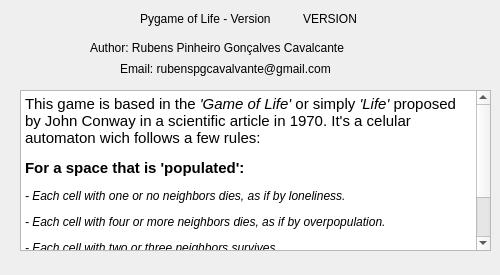
<?xml version="1.0" encoding="UTF-8"?>
<ui version="4.0">
 <class>aboutWindow</class>
 <widget class="QWidget" name="aboutWindow">
  <property name="geometry">
   <rect>
    <x>0</x>
    <y>0</y>
    <width>500</width>
    <height>275</height>
   </rect>
  </property>
  <property name="windowTitle">
   <string>Form</string>
  </property>
  <widget class="QLabel" name="label_2">
   <property name="geometry">
    <rect>
     <x>90</x>
     <y>40</y>
     <width>321</width>
     <height>16</height>
    </rect>
   </property>
   <property name="text">
    <string>Author: Rubens Pinheiro Gonçalves Cavalcante</string>
   </property>
  </widget>
  <widget class="QLabel" name="version">
   <property name="geometry">
    <rect>
     <x>303</x>
     <y>10</y>
     <width>61</width>
     <height>17</height>
    </rect>
   </property>
   <property name="text">
    <string>VERSION</string>
   </property>
  </widget>
  <widget class="QLabel" name="label">
   <property name="geometry">
    <rect>
     <x>140</x>
     <y>10</y>
     <width>162</width>
     <height>17</height>
    </rect>
   </property>
   <property name="text">
    <string>Pygame of Life - Version</string>
   </property>
  </widget>
  <widget class="QLabel" name="label_4">
   <property name="geometry">
    <rect>
     <x>120</x>
     <y>60</y>
     <width>301</width>
     <height>17</height>
    </rect>
   </property>
   <property name="text">
    <string>Email: rubenspgcavalvante@gmail.com</string>
   </property>
  </widget>
  <widget class="QTextBrowser" name="textBrowser">
   <property name="geometry">
    <rect>
     <x>20</x>
     <y>90</y>
     <width>471</width>
     <height>161</height>
    </rect>
   </property>
   <property name="html">
    <string>&lt;!DOCTYPE HTML PUBLIC &quot;-//W3C//DTD HTML 4.0//EN&quot; &quot;http://www.w3.org/TR/REC-html40/strict.dtd&quot;&gt;
&lt;html&gt;&lt;head&gt;&lt;meta name=&quot;qrichtext&quot; content=&quot;1&quot; /&gt;&lt;style type=&quot;text/css&quot;&gt;
p, li { white-space: pre-wrap; }
&lt;/style&gt;&lt;/head&gt;&lt;body style=&quot; font-family:'Ubuntu'; font-size:11pt; font-weight:400; font-style:normal;&quot;&gt;
&lt;p style=&quot; margin-top:12px; margin-bottom:12px; margin-left:0px; margin-right:0px; -qt-block-indent:0; text-indent:0px;&quot;&gt;This game is based in the &lt;span style=&quot; font-style:italic;&quot;&gt;'Game of Life' &lt;/span&gt;or simply &lt;span style=&quot; font-style:italic;&quot;&gt;'Life'&lt;/span&gt; proposed by John Conway in a scientific article in 1970. It's a celular automaton wich follows a few rules:&lt;/p&gt;
&lt;p style=&quot; margin-top:12px; margin-bottom:12px; margin-left:0px; margin-right:0px; -qt-block-indent:0; text-indent:0px;&quot;&gt;&lt;span style=&quot; font-weight:600;&quot;&gt;For a space that is 'populated':&lt;/span&gt;&lt;/p&gt;
&lt;p style=&quot; margin-top:0px; margin-bottom:0px; margin-left:0px; margin-right:0px; -qt-block-indent:0; text-indent:0px;&quot;&gt;&lt;span style=&quot; font-size:9pt; font-style:italic;&quot;&gt;- Each cell with one or no neighbors dies, as if by loneliness. &lt;/span&gt;&lt;/p&gt;
&lt;p style=&quot; margin-top:12px; margin-bottom:12px; margin-left:0px; margin-right:0px; -qt-block-indent:0; text-indent:0px;&quot;&gt;&lt;span style=&quot; font-size:9pt; font-style:italic;&quot;&gt;- Each cell with four or more neighbors dies, as if by overpopulation. &lt;/span&gt;&lt;/p&gt;
&lt;p style=&quot; margin-top:12px; margin-bottom:12px; margin-left:0px; margin-right:0px; -qt-block-indent:0; text-indent:0px;&quot;&gt;&lt;span style=&quot; font-size:9pt; font-style:italic;&quot;&gt;- Each cell with two or three neighbors survives. &lt;/span&gt;&lt;/p&gt;
&lt;p style=&quot; margin-top:12px; margin-bottom:12px; margin-left:0px; margin-right:0px; -qt-block-indent:0; text-indent:0px;&quot;&gt;&lt;span style=&quot; font-weight:600;&quot;&gt;For a space that is 'empty' or 'unpopulated'&lt;/span&gt;&lt;/p&gt;
&lt;p style=&quot; margin-top:0px; margin-bottom:0px; margin-left:0px; margin-right:0px; -qt-block-indent:0; text-indent:0px;&quot;&gt;&lt;span style=&quot; font-size:9pt; font-style:italic;&quot;&gt;- Each cell with three neighbors becomes populated.&lt;/span&gt;&lt;/p&gt;&lt;/body&gt;&lt;/html&gt;</string>
   </property>
  </widget>
 </widget>
 <resources/>
 <connections/>
</ui>
